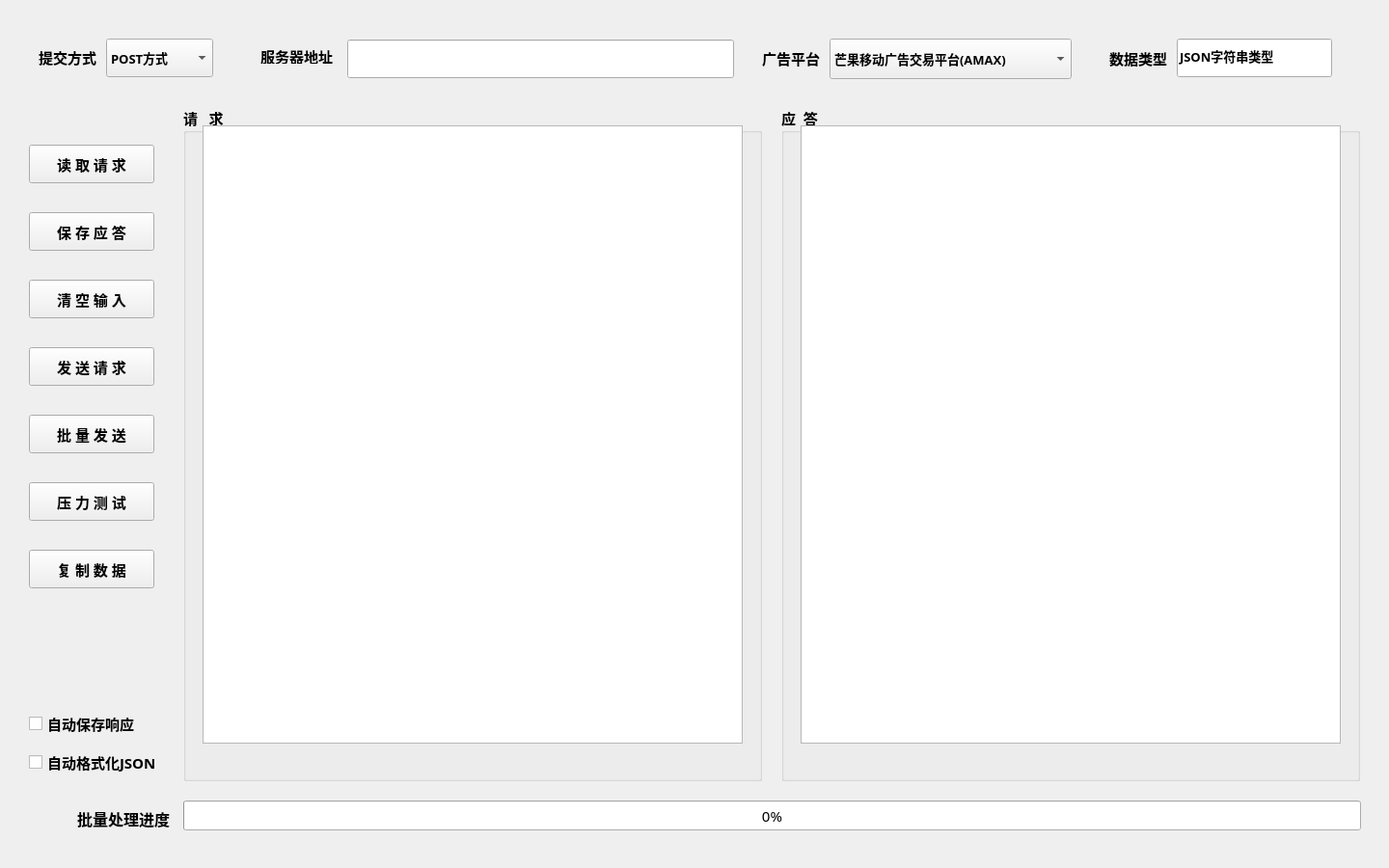
<?xml version="1.0" encoding="UTF-8"?>
<ui version="4.0">
 <class>Amax_Test</class>
 <widget class="QWidget" name="Amax_Test">
  <property name="geometry">
   <rect>
    <x>0</x>
    <y>0</y>
    <width>1440</width>
    <height>900</height>
   </rect>
  </property>
  <property name="font">
   <font>
    <family>微软雅黑</family>
    <pointsize>11</pointsize>
    <weight>50</weight>
    <bold>false</bold>
    <kerning>true</kerning>
   </font>
  </property>
  <property name="windowTitle">
   <string>移动广告交易平台接口测试程序</string>
  </property>
  <property name="windowOpacity">
   <double>1.000000000000000</double>
  </property>
  <widget class="QLabel" name="requestUrlLabel">
   <property name="geometry">
    <rect>
     <x>270</x>
     <y>50</y>
     <width>81</width>
     <height>16</height>
    </rect>
   </property>
   <property name="font">
    <font>
     <family>微软雅黑</family>
     <pointsize>11</pointsize>
     <weight>75</weight>
     <bold>true</bold>
     <kerning>true</kerning>
    </font>
   </property>
   <property name="text">
    <string>服务器地址</string>
   </property>
  </widget>
  <widget class="QGroupBox" name="requestGroupBox">
   <property name="geometry">
    <rect>
     <x>190</x>
     <y>110</y>
     <width>600</width>
     <height>700</height>
    </rect>
   </property>
   <property name="font">
    <font>
     <family>微软雅黑</family>
     <pointsize>11</pointsize>
     <weight>75</weight>
     <bold>true</bold>
    </font>
   </property>
   <property name="title">
    <string>请   求</string>
   </property>
   <widget class="QTextEdit" name="requestTextEdit">
    <property name="geometry">
     <rect>
      <x>20</x>
      <y>20</y>
      <width>560</width>
      <height>641</height>
     </rect>
    </property>
    <property name="font">
     <font>
      <family>微软雅黑</family>
      <pointsize>9</pointsize>
      <weight>50</weight>
      <bold>false</bold>
     </font>
    </property>
    <property name="styleSheet">
     <string notr="true">QTextEdit:hover{
	color:black;
	background-color:rgb(255, 255, 230);
}
QTextEdit:focus{
	color:black;
	background-color:rgb(203, 232, 246);
}
</string>
    </property>
   </widget>
  </widget>
  <widget class="QGroupBox" name="responseGroupBox">
   <property name="geometry">
    <rect>
     <x>810</x>
     <y>110</y>
     <width>600</width>
     <height>700</height>
    </rect>
   </property>
   <property name="font">
    <font>
     <family>微软雅黑</family>
     <pointsize>11</pointsize>
     <weight>75</weight>
     <bold>true</bold>
    </font>
   </property>
   <property name="title">
    <string>应  答</string>
   </property>
   <widget class="QTextEdit" name="responseTextEdit">
    <property name="geometry">
     <rect>
      <x>20</x>
      <y>20</y>
      <width>560</width>
      <height>641</height>
     </rect>
    </property>
    <property name="font">
     <font>
      <family>微软雅黑</family>
      <pointsize>9</pointsize>
      <weight>50</weight>
      <bold>false</bold>
     </font>
    </property>
    <property name="readOnly">
     <bool>true</bool>
    </property>
   </widget>
  </widget>
  <widget class="QPushButton" name="sendRequestPushButton">
   <property name="geometry">
    <rect>
     <x>30</x>
     <y>360</y>
     <width>130</width>
     <height>40</height>
    </rect>
   </property>
   <property name="minimumSize">
    <size>
     <width>80</width>
     <height>40</height>
    </size>
   </property>
   <property name="font">
    <font>
     <family>微软雅黑</family>
     <pointsize>11</pointsize>
     <weight>75</weight>
     <bold>true</bold>
    </font>
   </property>
   <property name="text">
    <string>发 送 请 求</string>
   </property>
  </widget>
  <widget class="QPushButton" name="resetPushButton">
   <property name="geometry">
    <rect>
     <x>30</x>
     <y>290</y>
     <width>130</width>
     <height>40</height>
    </rect>
   </property>
   <property name="minimumSize">
    <size>
     <width>80</width>
     <height>40</height>
    </size>
   </property>
   <property name="font">
    <font>
     <family>微软雅黑</family>
     <pointsize>11</pointsize>
     <weight>75</weight>
     <bold>true</bold>
    </font>
   </property>
   <property name="text">
    <string>清 空 输 入</string>
   </property>
  </widget>
  <widget class="QComboBox" name="platComboBox">
   <property name="geometry">
    <rect>
     <x>860</x>
     <y>40</y>
     <width>251</width>
     <height>42</height>
    </rect>
   </property>
   <property name="font">
    <font>
     <family>微软雅黑</family>
     <pointsize>10</pointsize>
     <weight>75</weight>
     <bold>true</bold>
     <kerning>true</kerning>
    </font>
   </property>
   <property name="styleSheet">
    <string notr="true">QComboBox QAbstractItemView::item {
    min-height: 35px; 
}
QComboBox QAbstractItemView::item:hover{
	color:black;
	background-color:rgb(203, 232, 246);
}
</string>
   </property>
   <property name="currentIndex">
    <number>0</number>
   </property>
   <property name="frame">
    <bool>true</bool>
   </property>
   <item>
    <property name="text">
     <string>芒果移动广告交易平台(AMAX)</string>
    </property>
   </item>
   <item>
    <property name="text">
     <string>InMobi移动广告公司(InMobi)</string>
    </property>
   </item>
   <item>
    <property name="text">
     <string>乐视视频移动广告平台(Letv)</string>
    </property>
   </item>
   <item>
    <property name="text">
     <string>科大讯飞广告交易平台(Iflytek)</string>
    </property>
   </item>
   <item>
    <property name="text">
     <string>AdView广告优化平台(AdView)</string>
    </property>
   </item>
   <item>
    <property name="text">
     <string>阿里妈妈推广营销平台(Tanx)</string>
    </property>
   </item>
   <item>
    <property name="text">
     <string>掌游天下广告交易平台(Zplay)</string>
    </property>
   </item>
   <item>
    <property name="text">
     <string>Baidu流量交易服务平台(BES)</string>
    </property>
   </item>
   <item>
    <property name="text">
     <string>光音网络交易平台(Goyoo)</string>
    </property>
   </item>
  </widget>
  <widget class="QPushButton" name="readRequestPushButton">
   <property name="geometry">
    <rect>
     <x>30</x>
     <y>150</y>
     <width>130</width>
     <height>40</height>
    </rect>
   </property>
   <property name="minimumSize">
    <size>
     <width>80</width>
     <height>40</height>
    </size>
   </property>
   <property name="font">
    <font>
     <family>微软雅黑</family>
     <pointsize>11</pointsize>
     <weight>75</weight>
     <bold>true</bold>
    </font>
   </property>
   <property name="text">
    <string>读 取 请 求</string>
   </property>
  </widget>
  <widget class="QPushButton" name="writeResponsePushButton">
   <property name="geometry">
    <rect>
     <x>30</x>
     <y>220</y>
     <width>130</width>
     <height>40</height>
    </rect>
   </property>
   <property name="minimumSize">
    <size>
     <width>80</width>
     <height>40</height>
    </size>
   </property>
   <property name="font">
    <font>
     <family>微软雅黑</family>
     <pointsize>11</pointsize>
     <weight>75</weight>
     <bold>true</bold>
    </font>
   </property>
   <property name="text">
    <string>保 存 应 答</string>
   </property>
  </widget>
  <widget class="QLineEdit" name="typeLineEdit">
   <property name="geometry">
    <rect>
     <x>1220</x>
     <y>40</y>
     <width>161</width>
     <height>40</height>
    </rect>
   </property>
   <property name="font">
    <font>
     <family>微软雅黑</family>
     <pointsize>10</pointsize>
     <weight>75</weight>
     <bold>true</bold>
    </font>
   </property>
   <property name="text">
    <string>JSON字符串类型</string>
   </property>
   <property name="readOnly">
    <bool>true</bool>
   </property>
  </widget>
  <widget class="QLabel" name="typeLabel">
   <property name="geometry">
    <rect>
     <x>1150</x>
     <y>40</y>
     <width>71</width>
     <height>40</height>
    </rect>
   </property>
   <property name="font">
    <font>
     <family>微软雅黑</family>
     <pointsize>11</pointsize>
     <weight>75</weight>
     <bold>true</bold>
    </font>
   </property>
   <property name="text">
    <string>数据类型</string>
   </property>
  </widget>
  <widget class="QComboBox" name="methodComboBox">
   <property name="geometry">
    <rect>
     <x>110</x>
     <y>40</y>
     <width>111</width>
     <height>40</height>
    </rect>
   </property>
   <property name="font">
    <font>
     <family>微软雅黑</family>
     <pointsize>10</pointsize>
     <weight>75</weight>
     <bold>true</bold>
    </font>
   </property>
   <property name="styleSheet">
    <string notr="true">QComboBox QAbstractItemView::item {
    min-height: 35px; 
}
QComboBox QAbstractItemView::item:hover{
	color:black;
	background-color:rgb(203, 232, 246);
}
</string>
   </property>
   <item>
    <property name="text">
     <string>POST方式</string>
    </property>
   </item>
   <item>
    <property name="text">
     <string>GET方式</string>
    </property>
   </item>
  </widget>
  <widget class="QLabel" name="methodLabel">
   <property name="geometry">
    <rect>
     <x>40</x>
     <y>50</y>
     <width>70</width>
     <height>18</height>
    </rect>
   </property>
   <property name="font">
    <font>
     <family>微软雅黑</family>
     <pointsize>11</pointsize>
     <weight>75</weight>
     <bold>true</bold>
     <kerning>true</kerning>
    </font>
   </property>
   <property name="text">
    <string>提交方式</string>
   </property>
  </widget>
  <widget class="QLabel" name="typeLabel_2">
   <property name="geometry">
    <rect>
     <x>790</x>
     <y>40</y>
     <width>71</width>
     <height>40</height>
    </rect>
   </property>
   <property name="font">
    <font>
     <family>微软雅黑</family>
     <pointsize>11</pointsize>
     <weight>75</weight>
     <bold>true</bold>
    </font>
   </property>
   <property name="text">
    <string>广告平台</string>
   </property>
  </widget>
  <widget class="QLineEdit" name="urlLineEdit">
   <property name="geometry">
    <rect>
     <x>360</x>
     <y>41</y>
     <width>401</width>
     <height>40</height>
    </rect>
   </property>
   <property name="font">
    <font>
     <family>微软雅黑</family>
     <pointsize>9</pointsize>
     <weight>50</weight>
     <bold>false</bold>
    </font>
   </property>
   <property name="styleSheet">
    <string notr="true">QLineEdit:hover{
	color:black;
	background-color:rgb(255, 255, 230);
}

QLineEdit:focus{
	color:black;
	background-color:rgb(203, 232, 246);
}</string>
   </property>
  </widget>
  <widget class="QPushButton" name="sendRequestByBatchPushButton">
   <property name="geometry">
    <rect>
     <x>30</x>
     <y>430</y>
     <width>130</width>
     <height>40</height>
    </rect>
   </property>
   <property name="minimumSize">
    <size>
     <width>80</width>
     <height>40</height>
    </size>
   </property>
   <property name="font">
    <font>
     <family>微软雅黑</family>
     <pointsize>11</pointsize>
     <weight>75</weight>
     <bold>true</bold>
    </font>
   </property>
   <property name="text">
    <string>批 量 发 送</string>
   </property>
  </widget>
  <widget class="QCheckBox" name="autoSaveResponseCheckBox">
   <property name="geometry">
    <rect>
     <x>30</x>
     <y>740</y>
     <width>130</width>
     <height>21</height>
    </rect>
   </property>
   <property name="font">
    <font>
     <family>微软雅黑</family>
     <pointsize>11</pointsize>
     <weight>75</weight>
     <bold>true</bold>
    </font>
   </property>
   <property name="toolTip">
    <string>命名格式：年月日_时分秒_Response_平台类型</string>
   </property>
   <property name="text">
    <string>自动保存响应</string>
   </property>
  </widget>
  <widget class="QCheckBox" name="autoFormatJsonCheckBox">
   <property name="geometry">
    <rect>
     <x>30</x>
     <y>780</y>
     <width>141</width>
     <height>21</height>
    </rect>
   </property>
   <property name="font">
    <font>
     <family>微软雅黑</family>
     <pointsize>11</pointsize>
     <weight>75</weight>
     <bold>true</bold>
    </font>
   </property>
   <property name="toolTip">
    <string>命名格式：年月日_时分秒_Response_平台类型</string>
   </property>
   <property name="text">
    <string>自动格式化JSON</string>
   </property>
  </widget>
  <widget class="QPushButton" name="testByStressPushButton">
   <property name="geometry">
    <rect>
     <x>30</x>
     <y>500</y>
     <width>130</width>
     <height>40</height>
    </rect>
   </property>
   <property name="minimumSize">
    <size>
     <width>80</width>
     <height>40</height>
    </size>
   </property>
   <property name="font">
    <font>
     <family>微软雅黑</family>
     <pointsize>11</pointsize>
     <weight>75</weight>
     <bold>true</bold>
    </font>
   </property>
   <property name="text">
    <string>压 力 测 试</string>
   </property>
  </widget>
  <widget class="QProgressBar" name="sendByBatchProgressBar">
   <property name="geometry">
    <rect>
     <x>190</x>
     <y>830</y>
     <width>1221</width>
     <height>31</height>
    </rect>
   </property>
   <property name="value">
    <number>0</number>
   </property>
  </widget>
  <widget class="QLabel" name="sendByBatchLabel">
   <property name="geometry">
    <rect>
     <x>80</x>
     <y>840</y>
     <width>101</width>
     <height>18</height>
    </rect>
   </property>
   <property name="font">
    <font>
     <family>微软雅黑</family>
     <pointsize>12</pointsize>
     <weight>75</weight>
     <bold>true</bold>
     <kerning>true</kerning>
    </font>
   </property>
   <property name="text">
    <string>批量处理进度</string>
   </property>
  </widget>
  <widget class="QPushButton" name="copyDataPushButton">
   <property name="geometry">
    <rect>
     <x>30</x>
     <y>570</y>
     <width>130</width>
     <height>40</height>
    </rect>
   </property>
   <property name="minimumSize">
    <size>
     <width>80</width>
     <height>40</height>
    </size>
   </property>
   <property name="font">
    <font>
     <family>微软雅黑</family>
     <pointsize>11</pointsize>
     <weight>75</weight>
     <bold>true</bold>
    </font>
   </property>
   <property name="text">
    <string>复 制 数 据</string>
   </property>
  </widget>
 </widget>
 <layoutdefault spacing="6" margin="11"/>
 <resources/>
 <connections/>
</ui>
